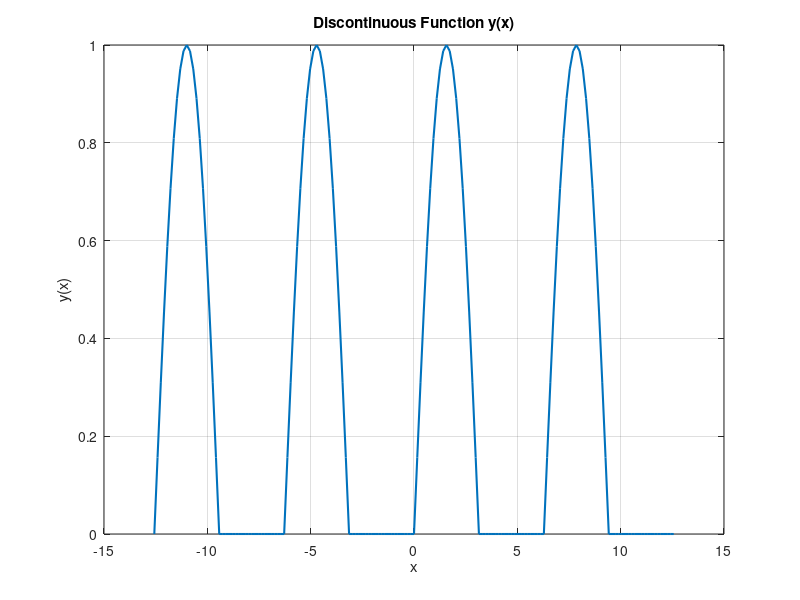

Reproduce this figure in MATLAB.
x_func = -4*pi:pi/20:4*pi;
y_func = sin(x_func);
y_func(y_func <= 0) = 0;

figure;
plot(x_func, y_func, 'LineWidth', 1.5);
title('Discontinuous Function y(x)');
xlabel('x');
ylabel('y(x)');
grid on;
